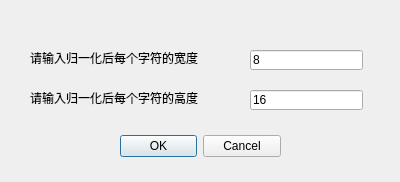
<?xml version="1.0" encoding="UTF-8"?>
<ui version="4.0">
 <class>SetDialog</class>
 <widget class="QDialog" name="SetDialog">
  <property name="geometry">
   <rect>
    <x>0</x>
    <y>0</y>
    <width>400</width>
    <height>182</height>
   </rect>
  </property>
  <property name="sizePolicy">
   <sizepolicy hsizetype="Fixed" vsizetype="Preferred">
    <horstretch>0</horstretch>
    <verstretch>0</verstretch>
   </sizepolicy>
  </property>
  <property name="windowTitle">
   <string>设置归一化图像尺寸</string>
  </property>
  <widget class="QDialogButtonBox" name="buttonBox">
   <property name="geometry">
    <rect>
     <x>120</x>
     <y>130</y>
     <width>161</width>
     <height>32</height>
    </rect>
   </property>
   <property name="orientation">
    <enum>Qt::Horizontal</enum>
   </property>
   <property name="standardButtons">
    <set>QDialogButtonBox::Cancel|QDialogButtonBox::Ok</set>
   </property>
  </widget>
  <widget class="QLabel" name="label_w">
   <property name="geometry">
    <rect>
     <x>30</x>
     <y>50</y>
     <width>181</width>
     <height>16</height>
    </rect>
   </property>
   <property name="text">
    <string>请输入归一化后每个字符的宽度</string>
   </property>
  </widget>
  <widget class="QLabel" name="label_h">
   <property name="geometry">
    <rect>
     <x>30</x>
     <y>90</y>
     <width>181</width>
     <height>16</height>
    </rect>
   </property>
   <property name="text">
    <string>请输入归一化后每个字符的高度</string>
   </property>
  </widget>
  <widget class="QLineEdit" name="lineEdit_w">
   <property name="geometry">
    <rect>
     <x>250</x>
     <y>50</y>
     <width>113</width>
     <height>20</height>
    </rect>
   </property>
   <property name="text">
    <string>8</string>
   </property>
  </widget>
  <widget class="QLineEdit" name="lineEdit_h">
   <property name="geometry">
    <rect>
     <x>250</x>
     <y>90</y>
     <width>113</width>
     <height>20</height>
    </rect>
   </property>
   <property name="text">
    <string>16</string>
   </property>
  </widget>
 </widget>
 <resources/>
 <connections>
  <connection>
   <sender>buttonBox</sender>
   <signal>accepted()</signal>
   <receiver>SetDialog</receiver>
   <slot>accept()</slot>
   <hints>
    <hint type="sourcelabel">
     <x>248</x>
     <y>254</y>
    </hint>
    <hint type="destinationlabel">
     <x>157</x>
     <y>274</y>
    </hint>
   </hints>
  </connection>
  <connection>
   <sender>buttonBox</sender>
   <signal>rejected()</signal>
   <receiver>SetDialog</receiver>
   <slot>reject()</slot>
   <hints>
    <hint type="sourcelabel">
     <x>316</x>
     <y>260</y>
    </hint>
    <hint type="destinationlabel">
     <x>286</x>
     <y>274</y>
    </hint>
   </hints>
  </connection>
 </connections>
</ui>
